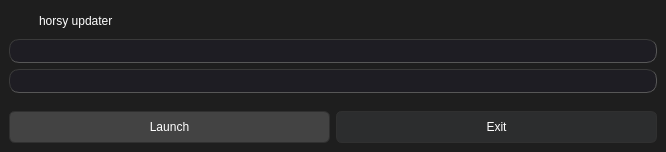
<?xml version="1.0" encoding="UTF-8"?>
<ui version="4.0">
 <class>MainWindow</class>
 <widget class="QMainWindow" name="MainWindow">
  <property name="geometry">
   <rect>
    <x>0</x>
    <y>0</y>
    <width>666</width>
    <height>152</height>
   </rect>
  </property>
  <property name="minimumSize">
   <size>
    <width>666</width>
    <height>152</height>
   </size>
  </property>
  <property name="maximumSize">
   <size>
    <width>666</width>
    <height>152</height>
   </size>
  </property>
  <property name="windowTitle">
   <string>horsy updater</string>
  </property>
  <property name="windowIcon">
   <iconset resource="img/images.qrc">
    <normaloff>:/img/horsy_white.png</normaloff>:/img/horsy_white.png</iconset>
  </property>
  <property name="styleSheet">
   <string notr="true">
QWidget {
    background-color: rgb(30, 30, 30);
    color: rgb(255, 255, 255);
    font: 10pt &quot;Segoe UI&quot;;
}


QScrollBar:vertical,
QScrollBar:horizontal {
    border: none;
    background: rgb(30, 30, 30);
    width: 10px;
    margin: 15px 0 15px 0;
    border-radius: 0px;
}
QScrollBar::handle:vertical,
QScrollBar::handle:horizontal {	
    background-color: rgb(139, 139, 139);
    min-height: 30px;
    border-radius: 5px;
}
QScrollBar::handle:vertical:hover,
QScrollBar::handle:vertical:pressed,
QScrollBar::handle:horizontal:hover,
QScrollBar::handle:horizontal:pressed {	
    background-color: rgb(149, 149, 149);
}
QScrollBar::sub-line:vertical,
QScrollBar::add-line:vertical,
QScrollBar::up-arrow:vertical,
QScrollBar::down-arrow:vertical {
    height: 0px;
}
QScrollBar::up-arrow:vertical, QScrollBar::down-arrow:vertical,
QScrollBar::add-page:vertical, QScrollBar::sub-page:vertical, 
QScrollBar::up-arrow:horizontal, QScrollBar::down-arrow:horizontal,
QScrollBar::add-page:horizontal, QScrollBar::sub-page:horizontal {
    background: none;
}


QPushButton {
    color: white;
    border-width: 1px;
    border-radius:6px;
    border-style: solid;
    border-color: #303030;
    background-color: #2c2d2e;
    min-height: 30px;
}
QPushButton:hover {
    border-width: 2px;
    background-color: #323232;
}
QPushButton:pressed {
    background-color: #262728;
}
QPushButton:disabled {
    background-color: #434343;
    border-color: #0000;
}


QLineEdit, QTextBrowser, QPlainTextEdit, QTextEdit {
    min-height: 30px;
    border-width: 1px;
    border-radius: 5px;
    border-style: solid;
    border-color: #303030;
    background-color: #242424;
    font: 10pt &quot;Segoe UI&quot;;
}


QListWidget {
    border-width: 1px;
    border-radius: 15px;
    border-style: solid;
    border-color: #303030;
    padding: 10px;
    background-color: #242424;
    font: 10pt &quot;Segoe UI&quot;;
}
QListWidget:item {
    background-color: #242424;
    selection-color: white;
}
QListWidget:item:hover {
    background-color: #323232;
}
QListWidget:item:selected {
    background-color: #777777;
}


QTableWidget {
    border-width: 1px;
    border-radius: 15px;
    border-style: solid;
    border-color: #303030;
    padding: 10px;
    background-color: #242424;
    font: 10pt &quot;Segoe UI&quot;;
}
QTableWidget:item {
    background-color: #242424;
    selection-color: white;
}
QTableWidget:item:hover {
    background-color: #323232;
}
QTableWidget:item:selected {
    background-color: #777777;
}


QComboBox
{
    border-width: 1px;
    border-radius:6px;
    border-style: solid;
    border-color: #303030;
    background-color: #2c2d2e;
    color: #ffffff;
}
QComboBox::disabled
{
    background-color: #434343;
    color: #656565;
    border-color: #434343;
}
QComboBox:hover
{
    background-color: #323232;
}
QComboBox:on
{
    background-color: #434343;
}
QComboBox QAbstractItemView
{
    background-color: #434343;
    color: #ffffff;
    selection-background-color: #777777;
    selection-color: white;
    outline: 0;
}
QComboBox::drop-down
{
    subcontrol-origin: padding;
    subcontrol-position: top right;
    border-radius: 6px; 
}


QTabBar::tab
{
    background-color: #2c2d2e;
    color: #ffffff;
    border-style: solid;
    border-width: 1px;
    border-top-left-radius: 3px;
    border-top-right-radius: 3px;
    border-color: #303030;
    padding: 5px;
}
QTabBar::tab:disabled
{
    background-color: #656565;
    color: #656565;
}
QTabWidget::pane 
{
    background-color: #a0a0a0;
    color: #ffffff;
    border: 3px solid;
    border-radius: 15px;
    border-color: #1c1c1c;
}
QTabBar::tab:selected
{
    background-color: #262728;
    color: #ffffff;
    border-style: solid;
    border-width: 1px;
    border-top-left-radius: 3px;
    border-top-right-radius: 3px;
    border-color: #303030;
    padding: 5px;
}
QTabBar::tab:selected:disabled
{
    background-color: #404040;
    color: #656565;
}
QTabBar::tab:!selected 
{
    background-color: #262626;
}
QTabBar::tab:!selected:hover 
{
    background-color: #323232;
}
QTabBar::tab:top:!selected 
{
    margin-top: 3px;
}
QTabBar::tab:bottom:!selected 
{
    margin-bottom: 3px;
}
QTabBar::tab:top, QTabBar::tab:bottom 
{
    min-width: 8ex;
    margin-right: -1px;
    padding: 5px 10px 5px 10px;
}
QTabBar::tab:top:selected 
{
    border-bottom-color: none;
}
QTabBar::tab:bottom:selected 
{
    border-top-color: none;
}
QTabBar::tab:top:last, QTabBar::tab:bottom:last,
QTabBar::tab:top:only-one, QTabBar::tab:bottom:only-one 
{
    margin-right: 0;
}
QTabBar::tab:left:!selected 
{
    margin-right: 3px;
}
QTabBar::tab:right:!selected
{
    margin-left: 3px;
}
QTabBar::tab:left, QTabBar::tab:right 
{
    min-height: 8ex;
    margin-bottom: -1px;
    padding: 10px 5px 10px 5px;
}
QTabBar::tab:left:selected 
{
    border-left-color: none;
}
QTabBar::tab:right:selected 
{
    border-right-color: none;
}
QTabBar::tab:left:last, QTabBar::tab:right:last,
QTabBar::tab:left:only-one, QTabBar::tab:right:only-one 
{
    margin-bottom: 0;
}


QProgressBar {
    text-align: center;
    color: rgb(240, 240, 240);
    border-width: 1px; 
    border-radius: 10px;
    border-color: rgb(58, 58, 58);
    border-style: inset;
    background-color:#1e1d23;
}
QProgressBar::chunk {
    background-color: #848484;
    border-radius: 5px;
}
</string>
  </property>
  <widget class="QWidget" name="centralwidget">
   <layout class="QVBoxLayout" name="verticalLayout">
    <item>
     <widget class="QWidget" name="horsylogo_lay" native="true">
      <layout class="QHBoxLayout" name="horizontalLayout_2">
       <property name="leftMargin">
        <number>0</number>
       </property>
       <property name="topMargin">
        <number>0</number>
       </property>
       <property name="rightMargin">
        <number>0</number>
       </property>
       <property name="bottomMargin">
        <number>0</number>
       </property>
       <item>
        <widget class="QLabel" name="horsy_icon">
         <property name="minimumSize">
          <size>
           <width>24</width>
           <height>24</height>
          </size>
         </property>
         <property name="maximumSize">
          <size>
           <width>24</width>
           <height>24</height>
          </size>
         </property>
         <property name="text">
          <string/>
         </property>
         <property name="pixmap">
          <pixmap resource="img/images.qrc">:/img/horsy_white.png</pixmap>
         </property>
         <property name="scaledContents">
          <bool>true</bool>
         </property>
        </widget>
       </item>
       <item>
        <widget class="QLabel" name="horsyname">
         <property name="text">
          <string>horsy updater</string>
         </property>
        </widget>
       </item>
      </layout>
     </widget>
    </item>
    <item>
     <widget class="QProgressBar" name="progressBar_cli">
      <property name="value">
       <number>0</number>
      </property>
      <property name="textVisible">
       <bool>false</bool>
      </property>
     </widget>
    </item>
    <item>
     <widget class="QProgressBar" name="progressBar_gui">
      <property name="value">
       <number>0</number>
      </property>
      <property name="textVisible">
       <bool>false</bool>
      </property>
     </widget>
    </item>
    <item>
     <spacer name="verticalSpacer">
      <property name="orientation">
       <enum>Qt::Vertical</enum>
      </property>
      <property name="sizeHint" stdset="0">
       <size>
        <width>0</width>
        <height>0</height>
       </size>
      </property>
     </spacer>
    </item>
    <item>
     <widget class="QWidget" name="buttons_lay" native="true">
      <layout class="QHBoxLayout" name="horizontalLayout">
       <property name="leftMargin">
        <number>0</number>
       </property>
       <property name="topMargin">
        <number>0</number>
       </property>
       <property name="rightMargin">
        <number>0</number>
       </property>
       <property name="bottomMargin">
        <number>0</number>
       </property>
       <item>
        <widget class="QPushButton" name="launch_button">
         <property name="enabled">
          <bool>false</bool>
         </property>
         <property name="text">
          <string>Launch</string>
         </property>
        </widget>
       </item>
       <item>
        <widget class="QPushButton" name="exit_button">
         <property name="text">
          <string>Exit</string>
         </property>
        </widget>
       </item>
      </layout>
     </widget>
    </item>
   </layout>
  </widget>
 </widget>
 <resources>
  <include location="img/images.qrc"/>
 </resources>
 <connections/>
</ui>
